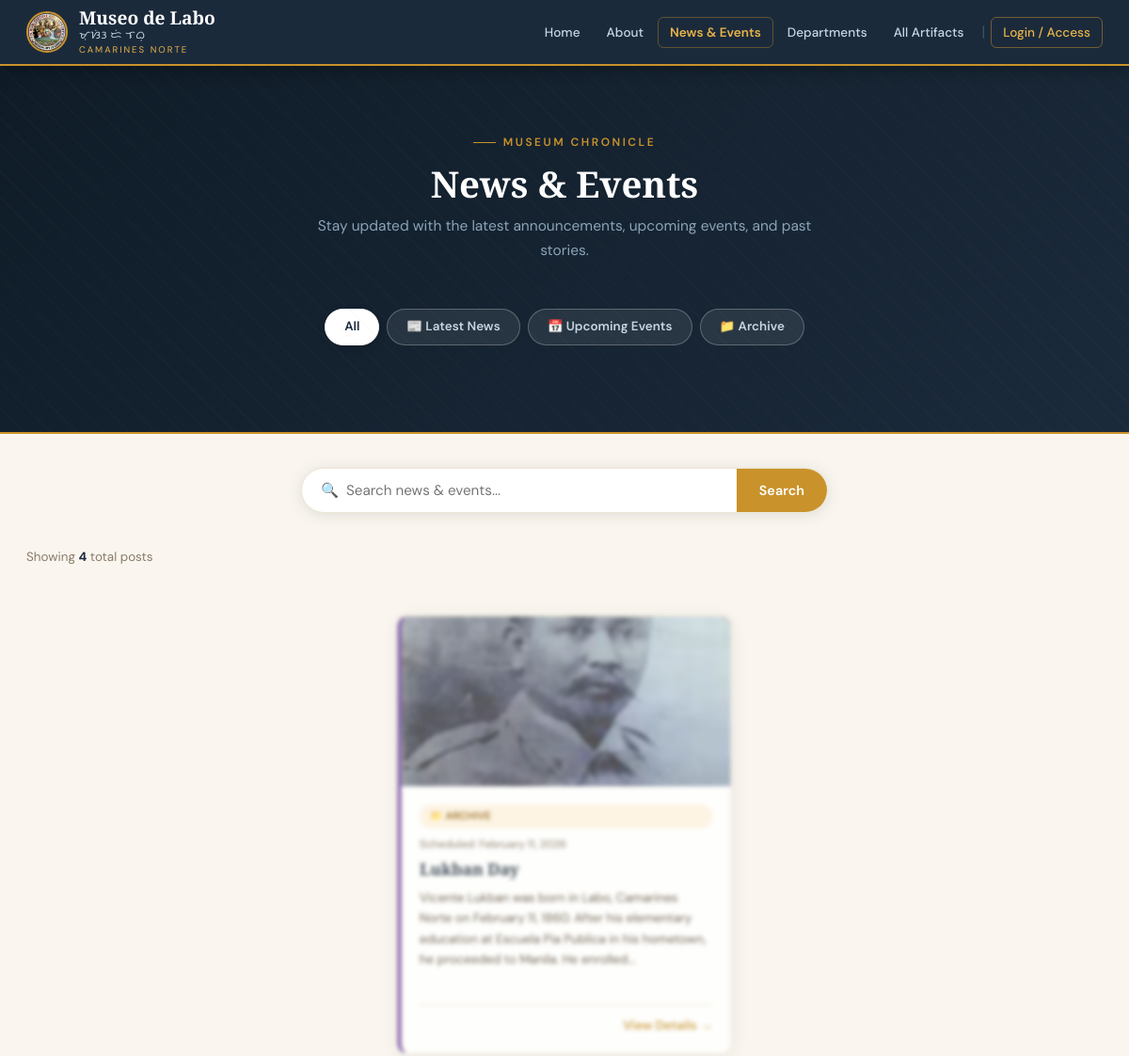
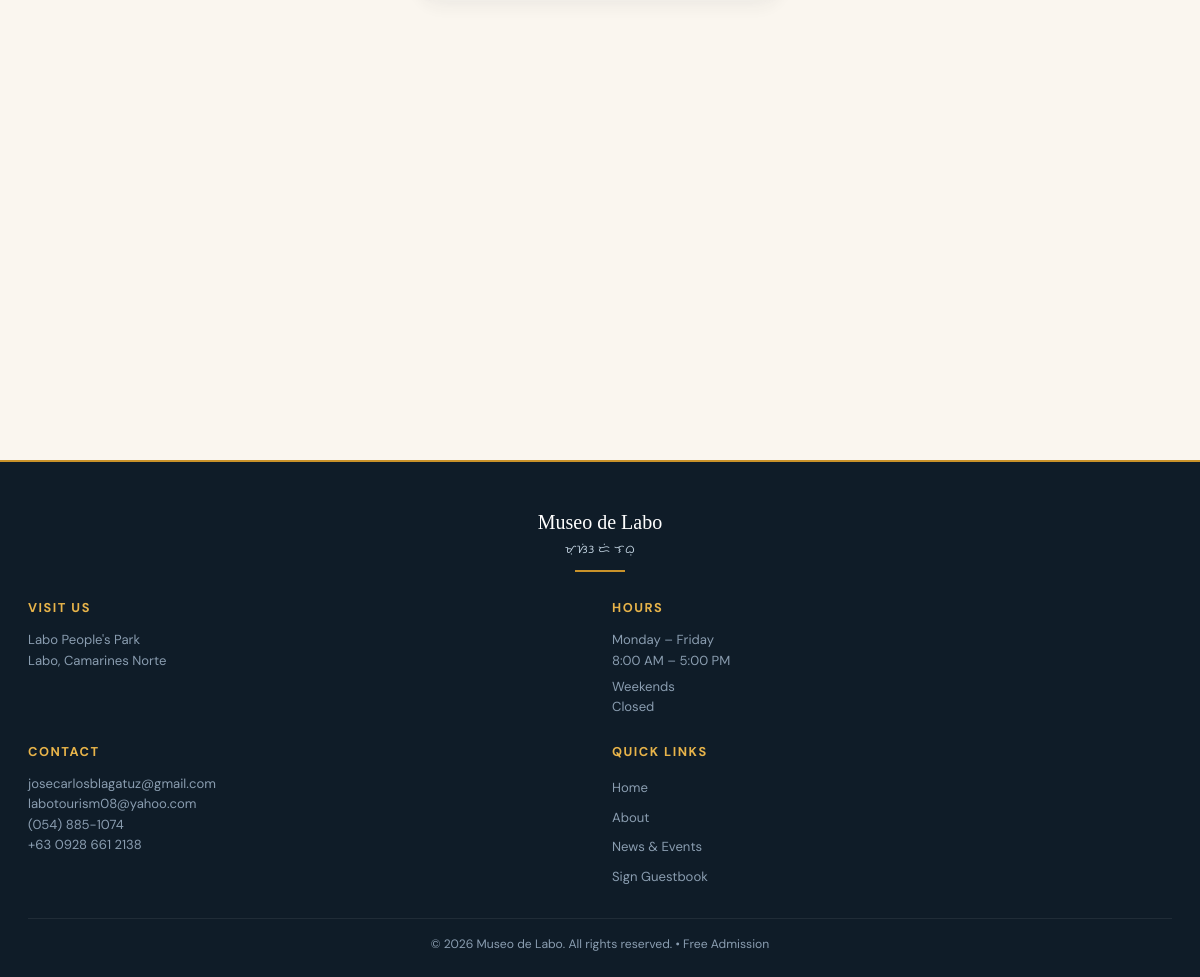
Page /index.php?page=news on the committed database (2 pictures, top to bottom).
### tables this page shows
CREATE TABLE `news_events` (
  `id` int(11) NOT NULL,
  `title` varchar(300) NOT NULL,
  `content` text NOT NULL,
  `type` enum('news','event') DEFAULT 'news',
  `event_date` date DEFAULT NULL,
  `date_posted` date DEFAULT curdate(),
  `image_path` varchar(300) DEFAULT NULL,
  `is_archived` tinyint(1) DEFAULT 0,
  `created_at` timestamp NOT NULL DEFAULT current_timestamp()
);

### includes/db.php (called while the page is built, shortened)
<?php
function getDB(): PDO {
    static $pdo = null;
    if ($pdo === null) {
        $dsn = "mysql:host=" . DB_HOST . ";dbname=" . DB_NAME . ";charset=" . DB_CHARSET;
        $options = [
            PDO::ATTR_ERRMODE            => PDO::ERRMODE_EXCEPTION,
            PDO::ATTR_DEFAULT_FETCH_MODE => PDO::FETCH_ASSOC,
            PDO::ATTR_EMULATE_PREPARES   => false,
        ];
        try {
            $pdo = new PDO($dsn, DB_USER, DB_PASS, $options);
            try {
                $pdo->exec("ALTER TABLE news_events ADD COLUMN is_archived TINYINT(1) NOT NULL DEFAULT 0");
            } catch (PDOException $e) {
            }
        } catch (PDOException $e) {
            die('<div style="font-family:sans-serif;padding:40px;text-align:center;">
                <h2 style="color:#c0392b">Database Connection Failed</h2>
                <p>Please check your database settings in <code>includes/db.php</code></p>
                <p style="color:#888;font-size:.9rem">Error: ' . htmlspecialchars($e->getMessage()) . '</p>
            </div>');
        }
    }
    return $pdo;
}
function dbQuery(string $sql, array $params = []): array {
    $stmt = getDB()->prepare($sql);
    $stmt->execute($params);
    return $stmt->fetchAll();
}

### pages/news.php (the view, shortened to what this page needs)
<?php
$now     = date('Y-m-d');
$tab     = $_GET['tab'] ?? 'all';
$search  = trim($_GET['q'] ?? '');
$imgBase = __DIR__ . '/../uploads/';
$searchSql    = $search ? " AND (title LIKE ? OR content LIKE ?)" : "";
$searchParams = $search ? ["%$search%", "%$search%"] : [];
$allNews    = dbQuery("SELECT * FROM news_events WHERE is_archived=0 $searchSql ORDER BY date_posted DESC, id DESC", $searchParams);
function newsCard(array $n, string $imgBase, string $now): string {
    $isEv   = $n['type'] === 'event';
    $isPast = $isEv && $n['event_date'] && $n['event_date'] < $now;
    $hasImg = $n['image_path'] && file_exists($imgBase.$n['image_path']);
    $url    = 'index.php?page=news_detail&id='.(int)$n['id'];
    $cls    = 'nc'.($isEv?' is-event':'').($isPast?' is-past':'');
    if ($isPast)   $badge = '<span class="pill pill-past">&#128193; Archive</span>';
    elseif ($isEv) $badge = '<span class="pill pill-event">&#128197; Upcoming Event</span>';
    else           $badge = '<span class="pill pill-news">&#128240; Museum News</span>';
    $meta    = ($isEv && $n['event_date']) ? 'Scheduled: '.date('F j, Y',strtotime($n['event_date'])) : 'Posted: '.date('F j, Y',strtotime($n['date_posted']));
    $imgBg   = ($isEv && !$hasImg) ? ' style="background:linear-gradient(135deg,#2d1b4e,#4a2b7a)"' : '';
    $imgHtml = $hasImg ? '<img src="uploads/'.htmlspecialchars($n['image_path']).'" alt="'.htmlspecialchars($n['title']).'">' : '<div class="nc-img-ph">'.($isEv?'&#128197;':'&#128240;').'</div>';
    $lbl     = $isEv ? 'View Details' : 'Read More';
    return '<a href="'.$url.'" class="'.$cls.'" style="text-decoration:none">
      <div class="nc-img"'.$imgBg.'>'.$imgHtml.'</div>
      <div class="nc-body">'.$badge.'
        <div class="nc-meta">'.$meta.'</div>
        <h3 class="nc-title">'.htmlspecialchars($n['title']).'</h3>
        <p class="nc-text">'.htmlspecialchars(mb_substr($n['content'],0,180)).'...</p>
        <div class="nc-foot"><span class="btn-ghost">'.$lbl.' &rarr;</span></div>
      </div></a>';
}
switch($tab) {
    default:         $items=$allNews;    $emptyIcon='&#128235;'; $emptyMsg='No posts found.';             $emptyDetail=''; $tab='all';
}
$baseUrl = 'index.php?page=news';
?>
<div class="page-hero">
  <div class="sec-label">Museum Chronicle</div>
  <h1 class="sec-title">News &amp; Events</h1>
  <p class="page-hero-sub">Stay updated with the latest announcements, upcoming events, and past stories.</p>
  <div class="news-filter-bar" style="margin-top:24px">
    <a href="<?= $baseUrl ?>&tab=all<?= $search?'&q='.urlencode($search):'' ?>"      class="nfbtn <?= $tab==='all'     ?'active':'' ?>" style="text-decoration:none">All</a>
    <a href="<?= $baseUrl ?>&tab=latest<?= $search?'&q='.urlencode($search):'' ?>"   class="nfbtn <?= $tab==='latest'  ?'active':'' ?>" style="text-decoration:none">&#128240; Latest News</a>
    <a href="<?= $baseUrl ?>&tab=upcoming<?= $search?'&q='.urlencode($search):'' ?>" class="nfbtn <?= $tab==='upcoming'?'active':'' ?>" style="text-decoration:none">&#128197; Upcoming Events</a>
    <a href="<?= $baseUrl ?>&tab=archive<?= $search?'&q='.urlencode($search):'' ?>"  class="nfbtn <?= $tab==='archive' ?'active':'' ?>" style="text-decoration:none">&#128193; Archive</a>
  </div>
  <div style="height:28px"></div>
</div>
<div class="wrap" style="padding-top:36px">
  <div style="max-width:560px;margin:0 auto 36px">
    <form method="GET" action="index.php" style="display:flex;gap:0;background:#fff;border-radius:99px;box-shadow:0 2px 16px rgba(27,42,59,.12);border:1.5px solid var(--cream);overflow:hidden;transition:border-color .2s" id="newsSearchForm">
      <input type="text" name="q" id="newsSearchInput" placeholder="&#128269;  Search news &amp; events..." value="<?= htmlspecialchars($search) ?>"
        style="flex:1;padding:13px 20px;border:none;outline:none;font-family:'DM Sans',sans-serif;font-size:.95rem;background:transparent;color:var(--text)"
        oninput="liveNewsSearch(this.value)">
      <button type="submit" style="padding:13px 24px;background:var(--gold);color:#fff;border:none;cursor:pointer;font-weight:600;font-family:'DM Sans',sans-serif;font-size:.9rem;transition:background .2s" onmouseover="this.style.background='#b8811c'" onmouseout="this.style.background='var(--gold)'">Search</button>
    </form>
  </div>
  <?php if (empty($items)): ?>
    <div class="empty-state">
      <div class="ei"><?= $emptyIcon ?></div>
      <h3><?= $emptyMsg ?></h3>
      <?php if ($search): ?>
        <p>Try different keywords or <a href="<?= $baseUrl ?>&tab=<?= $tab ?>" style="color:var(--gold)">clear the search</a>.</p>
      <?php elseif ($tab === 'archive'): ?>
        <p><?= $emptyDetail ?? 'Past events and admin-archived posts will appear here.' ?></p>
        <p style="font-size:.82rem;color:var(--text3);margin-top:8px">Tip: Go to <a href="admin/news.php" style="color:var(--gold)">Admin → News</a> and click <strong>&#128193; Archive</strong> on any post to move it here.</p>
      <?php else: ?>
        <p>Check back soon for updates.</p>
      <?php endif; ?>
    </div>
  <?php else: ?>
    <?php if (!$search): ?>
      <p style="margin-bottom:18px;color:var(--text3);font-size:.84rem">
        Showing <strong style="color:var(--navy)"><?= count($items) ?></strong>
        <?= $tab==='all'?'total posts':($tab==='latest'?'news articles':($tab==='upcoming'?'upcoming events':'archived items')) ?>
      </p>
    <?php endif; ?>
    <div class="news-grid" id="newsResultsGrid">
      <?php foreach ($items as $n): echo newsCard($n,$imgBase,$now); endforeach; ?>
    </div>
  <?php endif; ?>
</div>

### assets/css/style.css (style rules this page uses)
:root { --navy: #1b2a3b; --navy2: #243447; --navy3: #0f1c28; --gold: #c9922a; --gold2: #e8b44a; --gold3: #f5d07a; --ivory: #faf6ef; --ivory2: #f2ece0; --cream: #ede5d4; --text: #2a1f14; --text2: #5a4a38; --text3: #8a7a68; --red: #c0392b; --green: #1e7e4f; --blue: #2171b5; --purple: #6a3e9a; --shadow: 0 4px 24px rgba(27,42,59,.10); --shadow2:0 12px 48px rgba(27,42,59,.18); }
*,*::before,*::after { box-sizing:border-box; margin:0; padding:0; }
html { scroll-behavior:smooth; }
body { font-family:'DM Sans',sans-serif; background:var(--ivory); color:var(--text); line-height:1.6; }
img { max-width:100%; display:block; }
a { text-decoration:none; color:inherit; }
.wrap { max-width:1280px; margin:0 auto; padding:70px 28px; }
.sec-label { display:inline-flex; align-items:center; gap:8px; color:var(--gold); font-size:.75rem; font-weight:600; letter-spacing:2.5px; text-transform:uppercase; margin-bottom:12px; }
.sec-label::before { content:''; width:24px; height:1.5px; background:var(--gold); }
.sec-title { font-family:'Playfair Display',serif; font-size:2.4rem; font-weight:700; color:var(--navy); line-height:1.15; margin-bottom:10px; }
.float-reveal { opacity:0; transform:translateY(28px) scale(.975); filter:blur(2px); transition:opacity .78s ease, transform .78s cubic-bezier(.22,.61,.36,1), filter .78s ease; will-change:opacity, transform; }
.page-hero { background:linear-gradient(135deg,var(--navy3),var(--navy)); padding:64px 28px; text-align:center; border-bottom:2px solid var(--gold); position:relative; overflow:hidden; }
.page-hero::before { content:''; position:absolute; inset:0; opacity:.03; background-image:repeating-linear-gradient(45deg,var(--gold) 0,var(--gold) 1px,transparent 0,transparent 50%); background-size:28px 28px; pointer-events:none; }
.page-hero .sec-label { justify-content:center; position:relative; }
.page-hero .sec-title { color:#fff; position:relative; }
.page-hero .page-hero-sub { color:#8aa4b8; max-width:560px; margin:0 auto; position:relative; font-size:.97rem; line-height:1.7; }
.pill { display:inline-flex; align-items:center; padding:4px 11px; border-radius:99px; font-size:.72rem; font-weight:600; text-transform:uppercase; }
.pill-past { background:#fef3e2; color:#8a5a00; }
.submit-animate-enabled { position:relative; overflow:hidden; isolation:isolate; }
.submit-animate-enabled::after { content:''; position:absolute; inset:0; z-index:0; background:rgba(255,255,255,.16); transform:scaleX(0); transform-origin:left center; transition:transform .42s cubic-bezier(.67,.17,.4,.83); pointer-events:none; }
.news-filter-bar { display:flex; gap:8px; align-items:center; flex-wrap:wrap; padding:24px 0 0; justify-content:center; }
.nfbtn { padding:9px 20px; border-radius:99px; border:1.5px solid rgba(255,255,255,.25); background:rgba(255,255,255,.08); color:#c8d6e2; font-size:.84rem; font-weight:600; cursor:pointer; transition:all .2s; font-family:'DM Sans',sans-serif; text-decoration:none; display:inline-block; line-height:1.4; }
.nfbtn.active { background:#fff; color:var(--navy); border-color:#fff; box-shadow:0 2px 8px rgba(0,0,0,.15); }
.news-grid { display:grid; grid-template-columns:repeat(auto-fill,minmax(320px,1fr)); gap:26px; }
.nc { background:#fff; border-radius:12px; overflow:hidden; box-shadow:var(--shadow); border:1px solid var(--cream); display:flex; flex-direction:column; transition:transform .3s,box-shadow .3s; }
.nc.is-event { border-left:4px solid var(--purple); }
.nc.is-past { opacity:.82; }
.nc-img { height:185px; background:linear-gradient(135deg,var(--navy),var(--navy2)); overflow:hidden; }
.nc-img img { width:100%; height:100%; object-fit:cover; display:block; }
.nc-body { padding:20px; flex:1; display:flex; flex-direction:column; }
.nc-meta { font-size:.74rem; color:var(--text3); margin:8px 0 6px; font-weight:500; }
.nc-title { font-family:'Playfair Display',serif; font-size:1.12rem; color:var(--navy); line-height:1.3; margin-bottom:8px; }
.nc-text { color:var(--text2); font-size:.85rem; line-height:1.65; flex:1; }
.nc-foot { margin-top:14px; padding-top:11px; border-top:1px solid var(--cream); display:flex; justify-content:flex-end; }
.btn-ghost { background:none; border:none; color:var(--gold); font-weight:600; cursor:pointer; font-family:'DM Sans',sans-serif; font-size:.85rem; padding:0; transition:color .2s; }

### rows in the picture
news_events: image_path (picture), shows "📁 ARCHIVE", meta "Scheduled: February 11, 2026", title "Lukban Day", content "Vicente Lukban was born in Labo, Camarines Norte on February 11, 1860. After his elementary education at Escuela Pia Publica in his hometown, he proceeded to Manila. He enrolled", type "View Details"

### other values in the picture
SITE_NAME "Museo de Labo"
SITE_SUBTITLE "CAMARINES NORTE"
count($items) "4"
